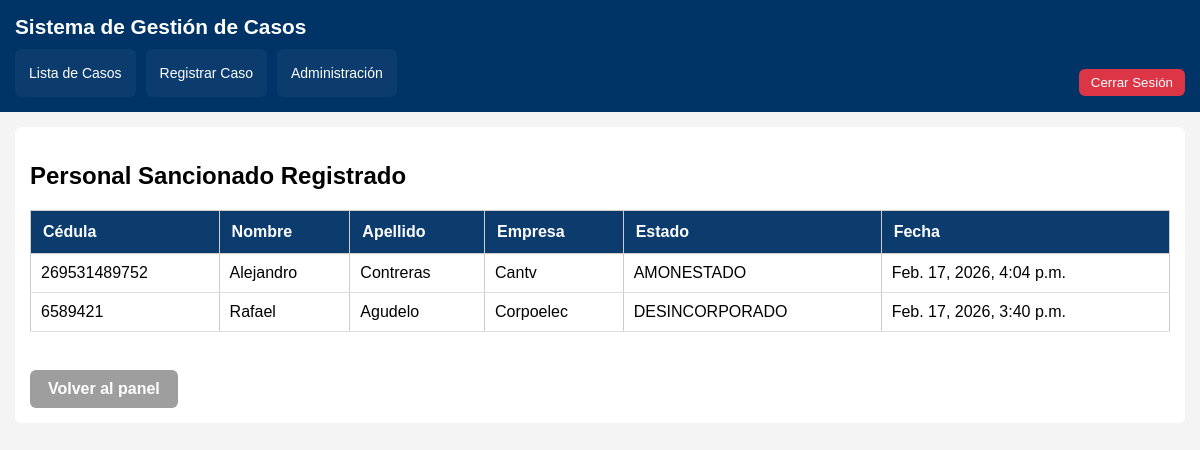
Screenshot of /administracion/personal/ (signed in) with the database file from the repository.
### administracion/models.py (models this page shows, shortened)
class PersonalSancionado(models.Model):
    ESTADO_CHOICES = (
        ('AMONESTADO', 'Amonestado'),
        ('DESINCORPORADO', 'Desincorporado'),
    )
    cedula = models.CharField(max_length=20, unique=True)
    nombre = models.CharField(max_length=100)
    apellido = models.CharField(max_length=100)
    empresa = models.CharField(max_length=150)
    estado = models.CharField(max_length=20, choices=ESTADO_CHOICES)
    fecha_registro = models.DateTimeField(auto_now_add=True)

### administracion/views.py (the view)
# urls.py: path('personal/', views.listar_personal, name='listar_personal'),
@login_required
def listar_personal(request):
    if not request.user.is_staff:
        return redirect('listar_casos')
    personal = PersonalSancionado.objects.all().order_by('-fecha_registro')
    return render(request, 'administracion/listar_personal.html', {
        'personal': personal
    })

### casos/context_processors.py (called while the page is built)
def alarmas_globales(request):
    if not request.user.is_authenticated:
        return {}
    alarmas = []
    hoy = timezone.now().date()
    if request.user.is_staff:
        sin_asignar = Caso.objects.filter(estatus='Abierto').count()
        if sin_asignar > 0:
            alarmas.append(f"Hay {sin_asignar} casos sin asignar")
    casos = Caso.objects.filter(fecha_inicio__isnull=False)
    for caso in casos:
        if hasattr(caso, 'duracion_dias') and caso.fecha_inicio and caso.duracion_dias:
            fecha_limite = caso.fecha_inicio + timedelta(days=caso.duracion_dias)
            if fecha_limite < hoy:
                alarmas.append(f"El caso {caso.id_caso} está vencido")
    return {
        'alarmas': alarmas
    }

### usuarios/models.py (called while the page is built)
    def is_admin(self):
        return self.rol == 'ADMIN' or self.is_superuser

### administracion/templates/administracion/listar_personal.html
{% extends 'base.html' %}
{% block contenido %}
<h2>Personal Sancionado Registrado</h2>
<table border="1">
    <tr>
        <th>Cédula</th>
        <th>Nombre</th>
        <th>Apellido</th>
        <th>Empresa</th>
        <th>Estado</th>
        <th>Fecha</th>
    </tr>
    {% for p in personal %}
    <tr>
        <td>{{ p.cedula }}</td>
        <td>{{ p.nombre }}</td>
        <td>{{ p.apellido }}</td>
        <td>{{ p.empresa }}</td>
        <td>{{ p.estado }}</td>
        <td>{{ p.fecha_registro }}</td>
    </tr>
    {% empty %}
    <tr>
        <td colspan="6">No hay personal registrado.</td>
    </tr>
    {% endfor %}
</table>
<br>
<a href="{% url 'panel_admin' %}" class="btn-volver">
    Volver al panel
</a>
{% endblock %}

### static/css/estilos.css (style rules this page uses)
* { box-sizing: border-box; }
body { font-family: Arial, sans-serif; margin: 0; background: #f4f4f4; }
table { width: 100%; border-collapse: collapse; }
th { background: #eee; }
th, td { padding: 10px; border: 1px solid #ccc; text-align: left; }
table { width: 100%; border-collapse: collapse; background: white; }
th { background: #0b3c6d; color: white; padding: 12px; text-align: left; }
td { padding: 10px; border-bottom: 1px solid #ddd; }
a { text-decoration: none; color: inherit; }
.btn-volver { display: inline-block; margin-top: 20px; background-color: #6c757d; padding: 8px 14px; border-radius: 6px; color: white; }
.btn-volver { display: inline-block; padding: 10px 18px; margin-top: 20px; text-decoration: none; font-weight: bold; border-radius: 6px; background-color: #9e9e9e; color: white; transition: all 0.3s ease; }

### rows the page displays
PersonalSancionado: cedula "269531489752", nombre "Alejandro", apellido "Contreras", empresa "Cantv", estado "AMONESTADO", fecha_registro "Feb. 17, 2026, 4:04 p.m."
PersonalSancionado: cedula "6589421", nombre "Rafael", apellido "Agudelo", empresa "Corpoelec", estado "DESINCORPORADO", fecha_registro "Feb. 17, 2026, 3:40 p.m."
